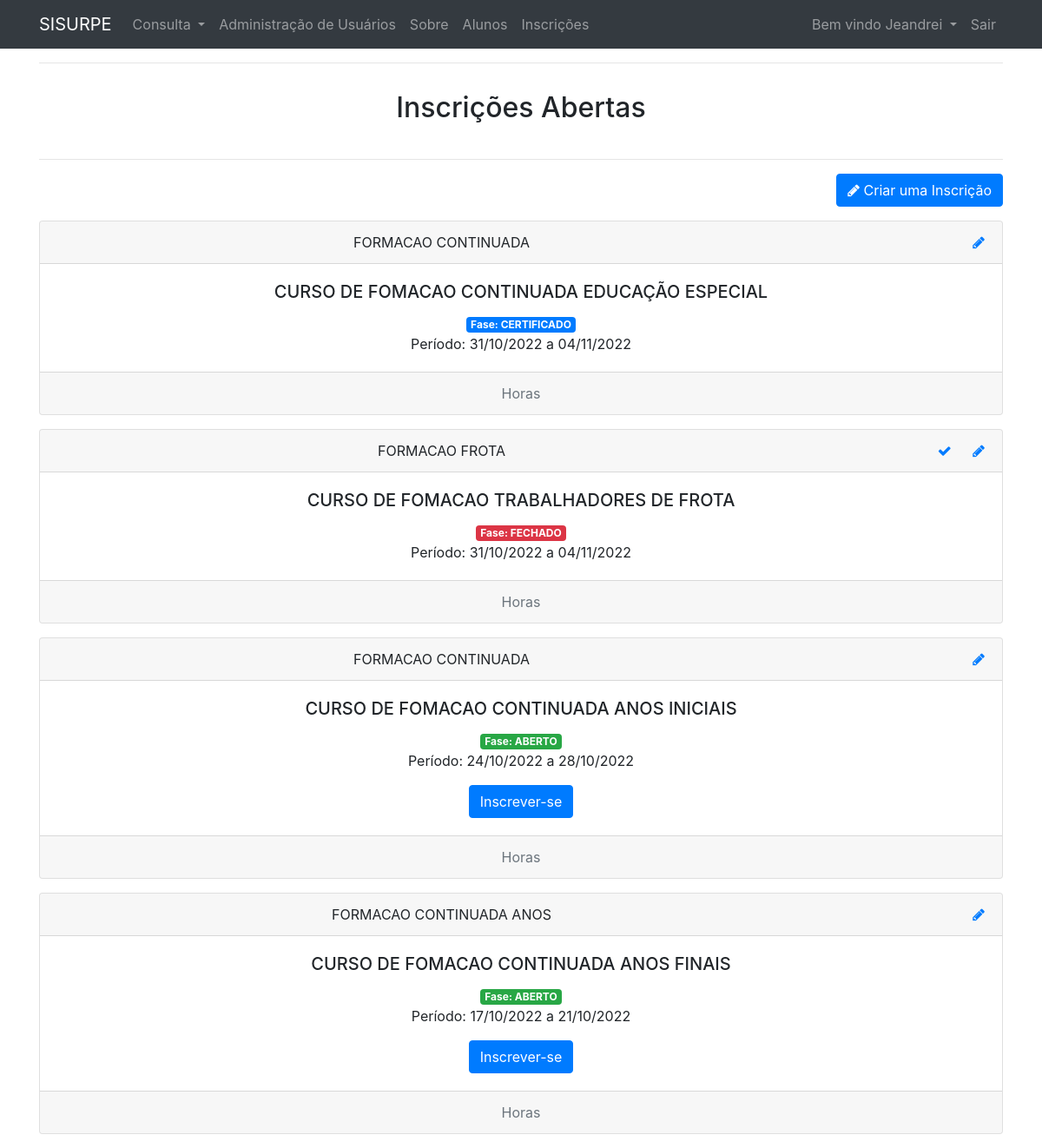
The page /inscricoes/index (signed in) on the database its author committed.
### tables this page shows
CREATE TABLE `inscricoes` (
  `id` int(11) NOT NULL,
  `nome_curso` varchar(255) NOT NULL,
  `descricao` varchar(255) NOT NULL,  
  `data_inicio` date DEFAULT NULL,
  `data_termino` date DEFAULT NULL,
  `numero_certificado` int(11) DEFAULT NULL,
  `livro` varchar(255) DEFAULT NULL,
  `folha` varchar(255) DEFAULT NULL,
  `fase` char(30) NOT NULL DEFAULT 'ABERTO'
);

### app/controllers/Inscricoes.php (called while the page is built, shortened)
<?php
    class Inscricoes extends Controller{
         public function __construct(){
          $this->inscricaoModel = $this->model('Inscricoe');
          $this->inscritoModel = $this->model('Inscrito');
        }
        public function index(){
                $data = [
                'title' => 'Inscrições Abertas',
                'description'=> 'Inscrições Abertas',
                'inscricoes' => $this->inscricaoModel->getInscricoes()
            ];
            $this->view('inscricoes/index', $data);
        }
}

### app/libraries/Core.php (called while the page is built, shortened)
<?php
 Class Core {
     protected $currentMethod = 'index';
     public function __construct(){
         $url = $this->getUrl();
         if(file_exists('../app/controllers/' . ucwords($url[0]). '.php')){
            unset($url[0]);
         }
         $this->currentController = new $this->currentController;
         if(isset($url[1])){
           if(method_exists($this->currentController, $url[1])){
             $this->currentMethod = $url[1];
             unset($url[1]);
           }
         }
         $this->params = $url ? array_values($url) :[];
         call_user_func_array([$this->currentController, $this->currentMethod], $this->params);
     }
     public function getUrl(){
        if(isset($_GET['url'])){
          $url = rtrim($_GET['url'], '/');
          $url = filter_var($url, FILTER_SANITIZE_URL);
          $url = explode('/', $url);
          return $url;
        }
     }
 }

### public/index.php (called while the page is built, shortened)
<?php
     $init = new Core;

### app/helpers/session_helper.php (called while the page is built, shortened)
<?php
    function isLoggedIn(){
        if(isset($_SESSION[DB_NAME . '_user_id'])){
           return true;
        } else {
            return false;
        }
       }
?>

### app/libraries/Database.php (called while the page is built, shortened)
<?php
 class Database {
    protected $user = DB_USER;
    protected $pass = DB_PASS;
    protected $dbh;
    protected $stmt;
    public function __construct() {
        $options = array(
            PDO::ATTR_PERSISTENT => true,
            PDO::ATTR_ERRMODE => PDO::ERRMODE_EXCEPTION
        );
        try{
            $this->dbh = new PDO($this->$dsn, $this->user, $this->pass, $options);
            $this->dbh->exec('SET NAMES "utf8"');
        } catch(PDOException $e){
            $this->error = $e->getMessage();
            echo $this->error;
        }
    }
    public function query($sql) {
        $this->stmt = $this->dbh->prepare($sql);
    }
     public function bind($param, $value, $type = null) {
        if(is_null($type)){
            switch(true){
                case is_int($value):
                    $type = PDO::PARAM_INT;
                    break;
            }
        }
        $this->stmt->bindValue($param, $value, $type);
    }
    public function execute(){
        if($this->stmt->execute()){
            return true;
        } else {
            return false;
        }
    }
    public function resultSet(){
        $this->execute();
        return $this->stmt->fetchAll(PDO::FETCH_OBJ);
    }
    public function single(){
        $this->execute();
        return $this->stmt->fetch(PDO::FETCH_OBJ);
    }
    public function rowCount(){
        return $this->stmt->rowCount();
    }
}

### app/models/Inscricoe.php (called while the page is built, shortened)
<?php
  class Inscricoe {
    private $db;
    public function __construct(){
        $this->db = new Database;
    }
    public function getInscricoes(){
      $this->db->query("SELECT * FROM inscricoes WHERE fase != 'ARQUIVADO' ORDER BY data_inicio DESC");
      $result = $this->db->resultSet();
      if($this->db->rowCount() > 0){
          return $result;
      } else {
          return false;
      }
  }
}

### app/helpers/functions.php (called while the page is built, shortened)
<?php
function formatadata($data){
  $result = date('d/m/Y', strtotime($data));
  return $result;
}
function retornaClasseFase($fase){
  switch ($fase){
    case 'ABERTO':
      return "badge badge-success";
      break;
    case 'FECHADO':
      return "badge badge-danger";
      break;
      case 'CERTIFICADO';
      return "badge badge-primary";
      break;
  }
}
?>

### app/models/Inscrito.php (called while the page is built, shortened)
<?php
  class Inscrito {
    private $db;
    public function __construct(){
        $this->db = new Database;
    }
    public function estaInscrito($inscricoes_id,$user_id){
      $this->db->query('
                        SELECT
                          *
                        FROM
                          inscritos
                        WHERE
                          inscricoes_id = :inscricoes_id
                        AND
                          user_id = :user_id
                      ');
        $this->db->bind(':inscricoes_id',$inscricoes_id);
        $this->db->bind(':user_id',$user_id);
       $row = $this->db->single();
        if($this->db->rowCount() > 0){
            return true;
        } else {
            return false;
        }
    }
  }

### app/views/inscricoes/index.php (the view, shortened to what this page needs)
<?php require APPROOT . '/views/inc/header.php'; ?>
<hr>
<div class="p-3 text-center">
  <h2><?php echo $data['title'];?></h2>
</div>
<hr>
<?php if((isset($_SESSION[DB_NAME . '_user_type']))&&((($_SESSION[DB_NAME . '_user_type']) == "admin")||(($_SESSION[DB_NAME . '_user_type']) == "sec"))) : ?>
  <div class="row mb-3">
    <div class="col-md-12">
        <a href="<?php echo URLROOT; ?>/inscricoes/add" class="btn btn-primary pull-right">
            <i class="fa fa-pencil"></i> Criar uma Inscrição
        </a>
    </div>
</div>
<?php endif; ?>
<?php foreach ($data['inscricoes'] as $registro): ?>
  <div class="card text-center mb-3">
    <div class="card-header">
    <?php if((isset($_SESSION[DB_NAME . '_user_type']))&&((($_SESSION[DB_NAME . '_user_type']) == "admin")||(($_SESSION[DB_NAME . '_user_type']) == "sec"))) : ?>
      <div class="row">
        <div class="col-10">
        <?php echo($registro->nome_curso);?>
        </div>
        <div class="col-2 text-right">
        <?php if($registro->fase == 'FECHADO') : ?>
          <a href="<?php echo URLROOT; ?>/abrepresencas/index/<?php echo $registro->id?>" class="edit card-link">
            <i class="fa fa-check"></i>
          </a>
        <?php endif;?>
          <a href="<?php echo URLROOT; ?>/inscricoes/edit/<?php echo $registro->id?>" class="edit card-link">
            <i class="fa fa-pencil"></i>
          </a>
        </div>
      </div>
    <?php else : ?>
      <?php echo($registro->nome_curso);?>
    <?php endif; ?>
    </div>
    <div class="card-body">
      <h5 class="card-title"><?php echo($registro->descricao);?></h5>
        <span class="text-center <?php echo(retornaClasseFase($registro->fase));?>">Fase: <?php echo($registro->fase);?></span>
        <p class="card-text"><?php echo('Período: ' . formatadata($registro->data_inicio) . ' a '. formatadata($registro->data_termino));?></p>
        <?php if($registro->fase == 'ABERTO') : ?>
            <?php if(!$this->inscritoModel->estaInscrito($registro->id,$_SESSION[DB_NAME . '_user_id'])) : ?>
              <a href="<?php echo URLROOT; ?>/inscricoes/inscrever/<?php echo $registro->id?>" class="btn btn-primary">Inscrever-se</a>
            <?php else: ?>
            <a href="<?php echo URLROOT; ?>/inscricoes/cancelar/<?php echo $registro->id?>" class="btn btn-warning">Cancelar Inscrição</a>
            <?php endif; ?>
        <?php endif; ?>
    </div>
    <div class="card-footer text-muted">
      <?php echo($registro->carga_horaria);?> Horas
    </div>
  </div>
<?php endforeach; ?>
<?php require APPROOT . '/views/inc/footer.php'; ?>

### app/libraries/Controller.php (shortened to what this page needs)
<?php
 class Controller{
     public function model($model){
        return new $model();
     }
     public function view($view, $data = []){
        if(file_exists('../app/views/' . $view . '.php')){
           require_once '../app/views/' . $view . '.php';
        } else {
            die('View não existe');
        }
     }
 }

### app/views/inc/header.php (shortened to what this page needs)
<!DOCTYPE html>
<html lang="en">
<head>
   <link rel="stylesheet" href="<?php echo URLROOT; ?>/css/bootstrap.min.css">
   <link href="https://stackpath.bootstrapcdn.com/font-awesome/4.7.0/css/font-awesome.min.css" rel="stylesheet">
   <link rel="stylesheet" href="<?php echo URLROOT; ?>/css/style.css">
</head>
<body>
<?php include APPROOT . '/views/inc/navbar.php'; ?>
  <div class="container">

### app/views/inc/navbar.php (shortened to what this page needs)
<nav class="navbar navbar-expand-lg navbar-dark bg-dark md-3" style="margin-bottom:10px;">
  <div class="container">
      <a class="navbar-brand" href="<?php echo URLROOT; ?>"><?php echo SITENAME; ?></a>
      <div class="collapse navbar-collapse" id="navbarsExampleDefault">
        <ul class="navbar-nav mr-auto">
            <?php if((isset($_SESSION[DB_NAME . '_user_type']))&&((($_SESSION[DB_NAME . '_user_type']) == "admin")||(($_SESSION[DB_NAME . '_user_type']) == "sec"))) : ?>
              <li class="nav-item dropdown">
                <a class="nav-link dropdown-toggle" href="#" id="navbarDropdownPortfolio" data-toggle="dropdown" aria-haspopup="true" aria-expanded="false">
                  Consulta
                </a>
              </li>
            <?php endif; ?>
            <?php if(isset($_SESSION[DB_NAME . '_user_type']) && ($_SESSION[DB_NAME . '_user_type']) == "admin") : ?>
              <li class="nav-item">
              <a class="nav-link" href="<?php echo URLROOT; ?>/adminusers/index">Administração de Usuários</a>
              </li>
            <?php endif; ?>
            <li class="nav-item">
                <a class="nav-link" href="<?php echo URLROOT; ?>/pages/about">Sobre</a>
            </li>
            <?php if(isLoggedIn()) : ?>
              <li class="nav-item">
                  <a class="nav-link" href="<?php echo URLROOT; ?>/datausers/show">Alunos</a>
              </li>
              <li class="nav-item">
                  <a class="nav-link" href="<?php echo URLROOT; ?>/inscricoes/index">Inscrições</a>
              </li>
            <? endif; ?>
        </ul>
        <ul class="navbar-nav ml-auto">
          <?php if(isset($_SESSION[DB_NAME . '_user_id'])) : ?>
            <li class="nav-item dropdown">
                <a class="nav-link dropdown-toggle" href="#" id="navbarDropdownPortfolio" data-toggle="dropdown" aria-haspopup="true" aria-expanded="false">
                Bem vindo <?php echo $_SESSION[DB_NAME . '_user_name']; ?>
                </a>
            </li>
            <li class="nav-item">
              <a class="nav-link" href="<?php echo URLROOT; ?>/users/logout">Sair</a>
            </li>
          <?php endif; ?>
        </ul>
      </div>
  </div>
</nav>

### app/views/inc/footer.php
    </div>
</body>
</html>

### rows shown on the page
inscricoes: nome_curso "FORMACAO CONTINUADA", descricao "CURSO DE FOMACAO CONTINUADA EDUCAÇÃO ESPECIAL", fase "CERTIFICADO", data_inicio "31/10/2022", data_termino "04/11/2022"
inscricoes: nome_curso "FORMACAO FROTA", descricao "CURSO DE FOMACAO TRABALHADORES DE FROTA", fase "FECHADO", data_inicio "31/10/2022", data_termino "04/11/2022"
inscricoes: nome_curso "FORMACAO CONTINUADA", descricao "CURSO DE FOMACAO CONTINUADA ANOS INICIAIS", fase "ABERTO", data_inicio "24/10/2022", data_termino "28/10/2022"
inscricoes: nome_curso "FORMACAO CONTINUADA ANOS", descricao "CURSO DE FOMACAO CONTINUADA ANOS FINAIS", fase "ABERTO", data_inicio "17/10/2022", data_termino "21/10/2022"

### other values the page prints
SITENAME "SISURPE"
$_SESSION[DB_NAME . '_user_name'] "Jeandrei"
$data['title'] "Inscrições Abertas"
